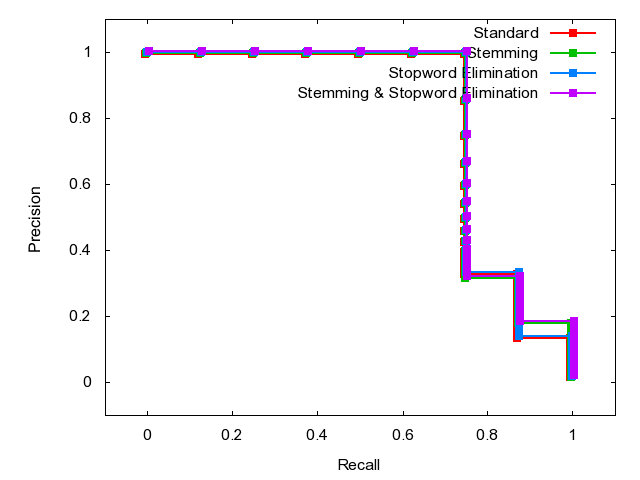

Source code (gnuplot):

	set terminal png
	set output 'Q9.png'
	set ylabel 'Precision'
	set xlabel 'Recall'
	set xrange [-0.1:1.1]
	set yrange [-0.1:1.1]
	plot 'Q9.dat' index 0 using 1:2 w linespoints lw 2 pt 5 title 'Standard', \
'Q9.dat' index 1 using 1:2 w linespoints lw 2 pt 5 title 'Stemming', \
'Q9.dat' index 2 using 1:2 w linespoints lw 2 pt 5 title 'Stopword Elimination', \
'Q9.dat' index 3 using 1:2 w linespoints lw 2 pt 5 title 'Stemming & Stopword Elimination'
